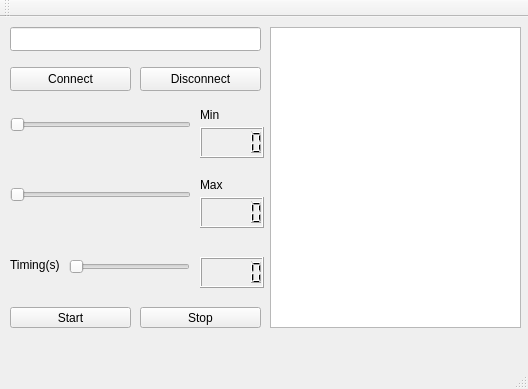
<?xml version="1.0" encoding="UTF-8"?>
<ui version="4.0">
 <class>MainWindow</class>
 <widget class="QMainWindow" name="MainWindow">
  <property name="geometry">
   <rect>
    <x>0</x>
    <y>0</y>
    <width>528</width>
    <height>389</height>
   </rect>
  </property>
  <property name="windowTitle">
   <string>MainWindow</string>
  </property>
  <widget class="QWidget" name="centralWidget">
   <widget class="QPushButton" name="pushButton_Start">
    <property name="geometry">
     <rect>
      <x>10</x>
      <y>290</y>
      <width>121</width>
      <height>21</height>
     </rect>
    </property>
    <property name="text">
     <string>Start</string>
    </property>
   </widget>
   <widget class="QPushButton" name="pushButton_Connect">
    <property name="geometry">
     <rect>
      <x>10</x>
      <y>50</y>
      <width>121</width>
      <height>24</height>
     </rect>
    </property>
    <property name="text">
     <string>Connect</string>
    </property>
   </widget>
   <widget class="QPushButton" name="pushButton_Disconnect">
    <property name="geometry">
     <rect>
      <x>140</x>
      <y>50</y>
      <width>121</width>
      <height>24</height>
     </rect>
    </property>
    <property name="text">
     <string>Disconnect</string>
    </property>
   </widget>
   <widget class="QSlider" name="horizontalSlider_Min">
    <property name="geometry">
     <rect>
      <x>10</x>
      <y>100</y>
      <width>181</width>
      <height>16</height>
     </rect>
    </property>
    <property name="orientation">
     <enum>Qt::Horizontal</enum>
    </property>
   </widget>
   <widget class="QSlider" name="horizontalSlider_Max">
    <property name="geometry">
     <rect>
      <x>10</x>
      <y>170</y>
      <width>181</width>
      <height>16</height>
     </rect>
    </property>
    <property name="orientation">
     <enum>Qt::Horizontal</enum>
    </property>
   </widget>
   <widget class="QLCDNumber" name="lcdNumber_Min">
    <property name="geometry">
     <rect>
      <x>200</x>
      <y>110</y>
      <width>64</width>
      <height>31</height>
     </rect>
    </property>
   </widget>
   <widget class="QLCDNumber" name="lcdNumber_Max">
    <property name="geometry">
     <rect>
      <x>200</x>
      <y>180</y>
      <width>64</width>
      <height>31</height>
     </rect>
    </property>
   </widget>
   <widget class="QLabel" name="label_Min">
    <property name="geometry">
     <rect>
      <x>200</x>
      <y>90</y>
      <width>49</width>
      <height>16</height>
     </rect>
    </property>
    <property name="text">
     <string>Min</string>
    </property>
   </widget>
   <widget class="QLabel" name="label_Max">
    <property name="geometry">
     <rect>
      <x>200</x>
      <y>160</y>
      <width>49</width>
      <height>16</height>
     </rect>
    </property>
    <property name="text">
     <string>Max</string>
    </property>
   </widget>
   <widget class="QSlider" name="horizontalSlider_Timing">
    <property name="geometry">
     <rect>
      <x>69</x>
      <y>240</y>
      <width>121</width>
      <height>20</height>
     </rect>
    </property>
    <property name="orientation">
     <enum>Qt::Horizontal</enum>
    </property>
   </widget>
   <widget class="QLabel" name="label_Timing">
    <property name="geometry">
     <rect>
      <x>10</x>
      <y>240</y>
      <width>51</width>
      <height>16</height>
     </rect>
    </property>
    <property name="text">
     <string>Timing(s)</string>
    </property>
   </widget>
   <widget class="QLCDNumber" name="lcdNumber_Timing">
    <property name="geometry">
     <rect>
      <x>200</x>
      <y>240</y>
      <width>64</width>
      <height>31</height>
     </rect>
    </property>
   </widget>
   <widget class="QLineEdit" name="lineEdit_ServerIP">
    <property name="geometry">
     <rect>
      <x>10</x>
      <y>10</y>
      <width>251</width>
      <height>24</height>
     </rect>
    </property>
    <property name="text">
     <string/>
    </property>
   </widget>
   <widget class="QPushButton" name="pushButton_Stop">
    <property name="geometry">
     <rect>
      <x>140</x>
      <y>290</y>
      <width>121</width>
      <height>21</height>
     </rect>
    </property>
    <property name="text">
     <string>Stop</string>
    </property>
   </widget>
   <widget class="QTextBrowser" name="textBrowser_ShowData">
    <property name="geometry">
     <rect>
      <x>270</x>
      <y>10</y>
      <width>251</width>
      <height>301</height>
     </rect>
    </property>
   </widget>
  </widget>
  <widget class="QMenuBar" name="menuBar">
   <property name="geometry">
    <rect>
     <x>0</x>
     <y>0</y>
     <width>528</width>
     <height>21</height>
    </rect>
   </property>
  </widget>
  <widget class="QToolBar" name="mainToolBar">
   <attribute name="toolBarArea">
    <enum>TopToolBarArea</enum>
   </attribute>
   <attribute name="toolBarBreak">
    <bool>false</bool>
   </attribute>
  </widget>
  <widget class="QStatusBar" name="statusBar"/>
 </widget>
 <layoutdefault spacing="6" margin="11"/>
 <resources/>
 <connections>
  <connection>
   <sender>horizontalSlider_Min</sender>
   <signal>valueChanged(int)</signal>
   <receiver>lcdNumber_Min</receiver>
   <slot>display(int)</slot>
   <hints>
    <hint type="sourcelabel">
     <x>94</x>
     <y>148</y>
    </hint>
    <hint type="destinationlabel">
     <x>219</x>
     <y>150</y>
    </hint>
   </hints>
  </connection>
  <connection>
   <sender>horizontalSlider_Max</sender>
   <signal>valueChanged(int)</signal>
   <receiver>lcdNumber_Max</receiver>
   <slot>display(int)</slot>
   <hints>
    <hint type="sourcelabel">
     <x>170</x>
     <y>218</y>
    </hint>
    <hint type="destinationlabel">
     <x>224</x>
     <y>222</y>
    </hint>
   </hints>
  </connection>
  <connection>
   <sender>horizontalSlider_Timing</sender>
   <signal>valueChanged(int)</signal>
   <receiver>lcdNumber_Timing</receiver>
   <slot>display(int)</slot>
   <hints>
    <hint type="sourcelabel">
     <x>158</x>
     <y>282</y>
    </hint>
    <hint type="destinationlabel">
     <x>224</x>
     <y>295</y>
    </hint>
   </hints>
  </connection>
 </connections>
 <slots>
  <slot>tcpConnect()</slot>
  <slot>tcpDisconnect()</slot>
  <slot>startTemp()</slot>
  <slot>stopTemp()</slot>
  <slot>putData()</slot>
 </slots>
</ui>
